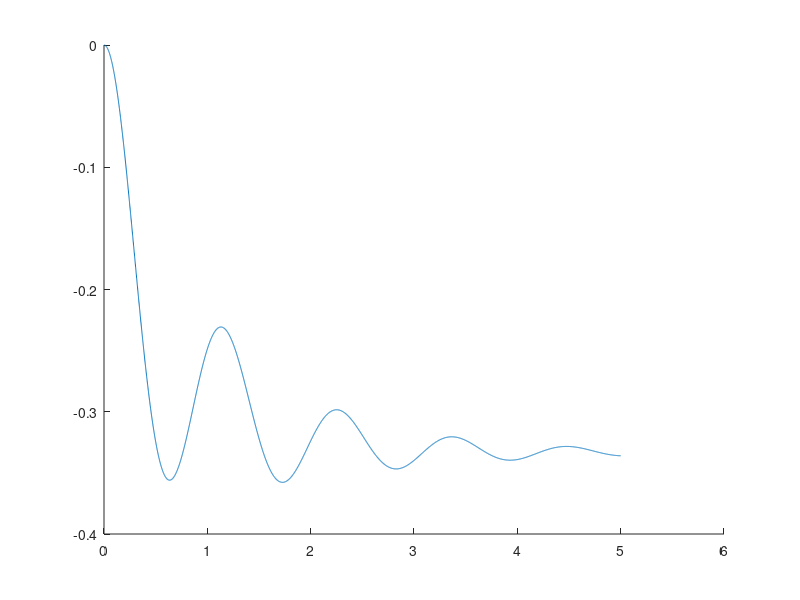

The MATLAB script that drew this image: (Note: this script raises an error after producing the figure.)
function lect1
%% Problem 1 Part C
clear; clc; close all

A = [-3,2,0;
    -10,0,-15;
    0,1,0];
B = [0;-5;0];
C = [0,0,1];
D = 0;

G = ss(A,B,C,D);
G = minreal(G)

zpk_sys = zpk(G)

%% Problem 1 Part D
t = 0;
dt = 0.001;
tHistory = [];
xHistory = [];
yHistory = [];
uHistory = [];
u = 1; % Step  function
x = [0;0;0];
while t<5
    xdot = A*x + B*u;
    x = x + xdot*dt;
    y = C*x + D*u;
    t = t+dt;
    
    tHistory(end+1) = t;
    xHistory(:,end+1) = x';
    yHistory(:,end+1) = y;
    uHistory(end+1) = u;
    
end

plot(tHistory, yHistory, tHistory, step(G, tHistory), 'r--');
xlabel('time, s'); ylabel('response, degrees'); legend('y', 'step command'); grid on


%% Problem 2 Part C
s = tf('s');
kp = 6.25;
kr = 2;
num = kp;
denom = (s^2) + (kr+1)*s + kp;
G = num/denom

% Problem 2 Part D

step(G, 5); grid on

%% Problem 3 Part B
clc; close all
m = 2;
k = 12;
b = 1;

s = tf('s');
num = 1;
denom = m*(s^2) + b*s + k;
G = num/denom

figure;step(G, 25); title('Problem 3.b'); grid on
% Problem 3 Part C
t = linspace(0,25,1000);
u = 10*ones(size(t));

figure;lsim(G,u,t);
title('Problem 3.c');
ylim([0, 1.5]);
grid on

% Problem 3 Part D
figure; hold on;
kdc = 1/k;
wn = sqrt(k/m);

zeta = b/m/2/wn;
num = kdc*wn*wn;
denom = (s^2) + 2*zeta*wn*s + wn*wn;
G = num/denom;
lsim(G,u,t);

b2 = 0.7*2*wn*m;
zeta = b2/m/2/wn;
denom = (s^2) + 2*zeta*wn*s + wn*wn;
G = num/denom;
lsim(G,u,t);

b3 = 1*2*wn*m;
zeta = b3/m/2/wn;
denom = (s^2) + 2*zeta*wn*s + wn*wn;
G = num/denom;
lsim(G,u,t);

title('Problem 3.d')
legend('original', 'damping ratio = 0.7', 'damping ratio = 1')
xlim([min(t) max(t)]); ylim([0 1.5])
grid on


% Problem 3 Part E

A = [0, 1;
    -k/m,-b/m];
B = [0;1/m];
C = [1,0];
D = 0;

[num, denom] = ss2tf(A,B,C,D);

G = tf(num,denom)
G = ss(A,B,C,D)
figure;lsim(G,u,t);

title('Problem 3.e')
xlim([min(t) max(t)]); ylim([0 1.5])
grid on

%% Problem 4 Part A
phi_rad = 14*pi/180
theta_rad = -30*pi/180
psi_rad = 160*pi/180

R_ned2b = eulerToRotationMatrix(phi_rad, theta_rad, psi_rad)

% Problem 4 Part B
[phi_rad, theta_rad, psi_rad] = rotationMatrixToEuler(R_ned2b)

% Problem 4 Part C
v_rel_b = [20;-2;3]
[Va, alpha, beta] = makeVaAlphaBeta(v_rel_b)
beta_deg = rad2deg(beta)

% Problem 4 Part D
vg_ned = [-15; -12; 2];
[Vg, gamma_rad, course_rad] = makeVgGammaCourse(vg_ned);
Vg
gamma_deg = rad2deg(gamma_rad)
course_deg = rad2deg(course_rad)

% Problem 4 Part E
roll_deg = 12;
pitch_deg = 2;
yaw_deg = -140;

R_ned2b = eulerToRotationMatrix(deg2rad(roll_deg), deg2rad(pitch_deg), deg2rad(yaw_deg));

vg_ned = [-15 -12 2]';
vw_ned = [3 4 0]';

vg_b = R_ned2b*vg_ned;
vw_b = R_ned2b*vw_ned;

v_rel_b = vg_b - vw_b
[Va, alpha_rad, beta_rad] = makeVaAlphaBeta(v_rel_b);
alpha_deg = rad2deg(alpha_rad)
beta_deg = rad2deg(beta_rad)

end